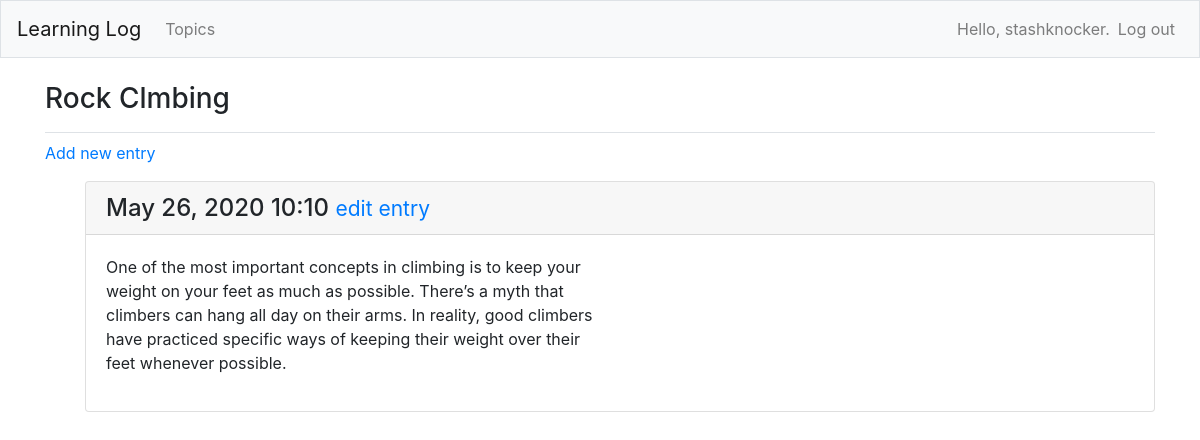
Page /2/topic/ (signed in) on the earlier database version.
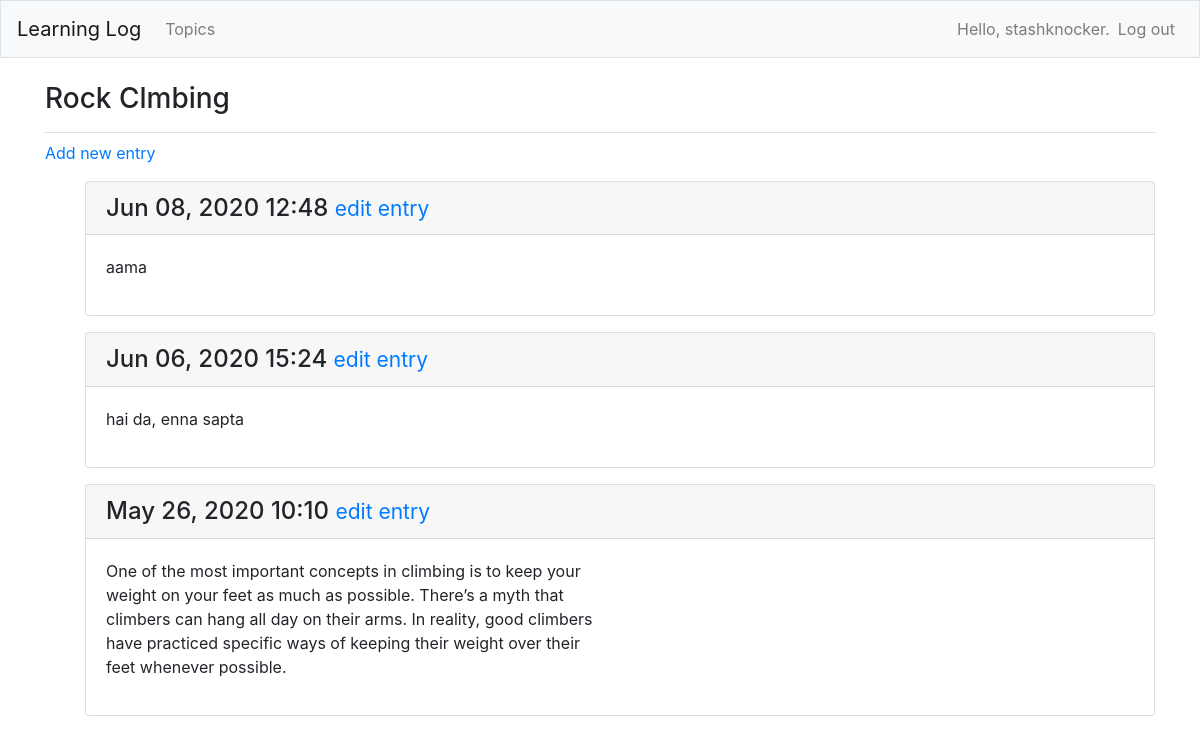
Same page on the later database version.
### log/models.py (models this page shows, shortened)
class Entry(models.Model):
    topic = models.ForeignKey(Topic, on_delete=models.CASCADE)
    text = models.TextField()
    date = models.DateTimeField(auto_now_add=True)

### log/views.py (the view)
# urls.py: path('<int:topic_id>/topic/', views.topic, name='topic'),
@login_required
def topic(request, topic_id):
    topic = Topic.objects.get(id=topic_id)
    "make sure current user belongs to logged in user."
    if topic.owner != request.user:
        raise Http404
    entries = topic.entry_set.order_by ('-date')
    context = {'topic':topic, 'entries':entries}
    return render(request, 'log/topic.html', context)

### log/models.py (called while the page is built)
    def __str__(self):
        return self.text

### log/templates/log/topic.html
{% extends 'log/base.html' %}
{% block page_header %}
  <h3>{{ topic }}</h3>
{% endblock page_header %}
{% block content %}
  <p>
    <a href="{% url 'log:new_entry' topic.id %}">Add new entry</a>
  </p>
  <ul>
  {% for entry in entries %}
    <div class="card mb-3">
      <h4 class="card-header">
        {{ entry.date|date:'M d, Y H:i' }}
        <small><a href="{% url 'log:edit_entry' entry.id %}">
            edit entry</a>
        </small>
      </h4>
      <div class="card-body">
        {{ entry.text|linebreaks }}
      </div>
    </div>
  {% empty %}
    <p>There are no entries for this topic yet.</p>
  {% endfor %}
{% endblock content %}

Differences in the rows shown:
added Entry: date "Jun 08, 2020 12:48", text "aama"
added Entry: date "Jun 06, 2020 15:24", text "hai da, enna sapta"
